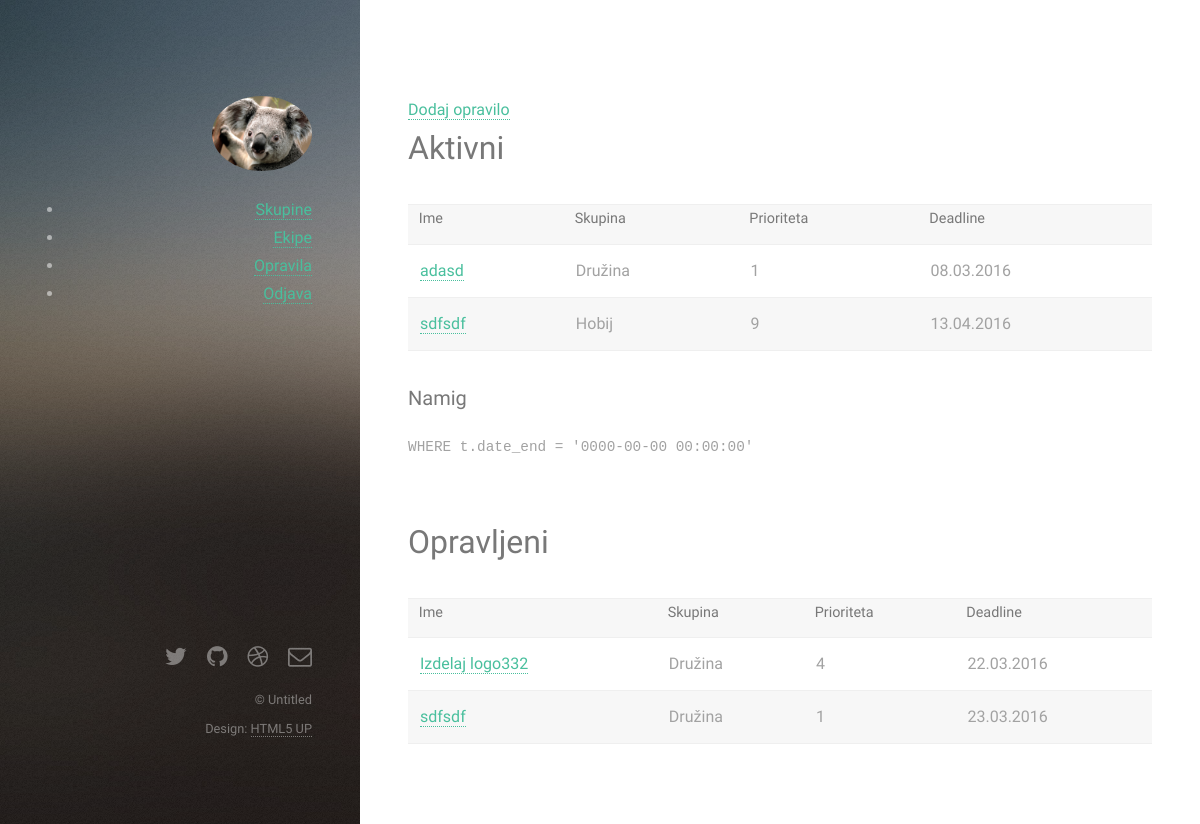
The app's page /tasks_old.php (signed in) with its own data.
### tables this page shows
CREATE TABLE `tasks` (
  `id` int(11) NOT NULL,
  `team_id` int(11) DEFAULT NULL,
  `user_id` int(11) NOT NULL,
  `group_id` int(11) NOT NULL,
  `title` varchar(50) NOT NULL,
  `description` text,
  `date_add` timestamp NOT NULL DEFAULT CURRENT_TIMESTAMP,
  `date_end` timestamp NOT NULL DEFAULT '0000-00-00 00:00:00',
  `deadline` timestamp NOT NULL DEFAULT '0000-00-00 00:00:00',
  `priority` int(11) NOT NULL DEFAULT '10'
);

CREATE TABLE `groups` (
  `id` int(11) NOT NULL,
  `title` varchar(50) NOT NULL,
  `description` text
);

### tasks_old.php (the view)
<?php
    include_once './header.php';
    include_once './database.php';
    $user_id = $_SESSION['user_id'];
    $query = "SELECT t.*, g.title AS gtitle "
            . "FROM tasks t INNER JOIN groups g "
            . "ON g.id = t.group_id "
            . "WHERE t.date_end = '0000-00-00 00:00:00' "
            . "AND t.user_id = $user_id "
            . "ORDER BY t.deadline ASC";
    $result = mysqli_query($link, $query);
    echo '<a href="task_add.php">Dodaj opravilo</a>';
    echo '<br />';
    echo '<h1>Aktivni</h1>';
    echo '<table border="1" cellspacing="0" cellpadding="0">';
    echo '<tr>'
            . '<th>Ime</th>'
            . '<th>Skupina</th>'
            . '<th>Prioriteta</th>'
            . '<th>Deadline</th>'
       . '</tr>';
    while ($row = mysqli_fetch_array($result)) {
        echo '<tr>';
        echo '<td><a href="task.php?task_id='.$row['id'].'">'.$row['title'].'</a></td>';
        echo '<td>'.$row['gtitle'].'</td>';
        echo '<td>'.$row['priority'].'</td>';
        echo '<td>'.date('d.m.Y',strtotime($row['deadline'])).'</td>';
        echo '</tr>';
    }
    echo '</table>';
    $query = "SELECT t.*, g.title AS gtitle "
            . "FROM tasks t INNER JOIN groups g "
            . "ON g.id = t.group_id "
            . "WHERE t.date_end != '0000-00-00 00:00:00' "
            . "AND t.user_id = $user_id "
            . "ORDER BY t.deadline ASC";
    $result = mysqli_query($link, $query);
    echo '<h3>Namig</h3>';
    echo '<pre>WHERE t.date_end = \'0000-00-00 00:00:00\'</pre>';
    echo '<br />';
    echo '<h1>Opravljeni</h1>';
    echo '<table border="1" cellspacing="0" cellpadding="0">';
    echo '<tr>'
            . '<th>Ime</th>'
            . '<th>Skupina</th>'
            . '<th>Prioriteta</th>'
            . '<th>Deadline</th>'
       . '</tr>';
    while ($row = mysqli_fetch_array($result)) {
        echo '<tr>';
        echo '<td><a href="task.php?task_id='.$row['id'].'">'.$row['title'].'</a></td>';
        echo '<td>'.$row['gtitle'].'</td>';
        echo '<td>'.$row['priority'].'</td>';
        echo '<td>'.date('d.m.Y',strtotime($row['deadline'])).'</td>';
        echo '</tr>';
    }
    echo '</table>';
?>
<?php
    include_once './footer.php';
?>

### assets/css/main.css (style rules this page uses)
html, body, div, span, applet, object, iframe, h1, h2, h3, h4, h5, h6, p, blockquote, pre, a, abbr, acronym, address, big, cite, code, del, dfn, em, img, ins, kbd, q, s, samp, small, strike, strong, sub, sup, tt, var, b, u, i, center, dl, dt, dd, ol, ul, li, fieldset, form, label, legend, table, caption, tbody, tfoot, thead, tr, th, td, article, aside, canvas, details, embed, figure, figcaption, footer, header, hgroup, menu, nav, output, ruby, section, summary, time, mark, audio, video { margin: 0; padding: 0; border: 0; font-size: 100%; font: inherit; vertical-align: baseline; }
body { line-height: 1; }
table { border-collapse: collapse; border-spacing: 0; }
body { -webkit-text-size-adjust: none; }
*, *:before, *:after { -moz-box-sizing: border-box; -webkit-box-sizing: border-box; box-sizing: border-box; }
body { background: #fff; }
body, input, select, textarea { color: #a2a2a2; font-family: "Source Sans Pro", Helvetica, sans-serif; font-size: 16pt; font-weight: 400; line-height: 1.75em; }
a { -moz-transition: color 0.2s ease-in-out, border-color 0.2s ease-in-out; -webkit-transition: color 0.2s ease-in-out, border-color 0.2s ease-in-out; -ms-transition: color 0.2s ease-in-out, border-color 0.2s ease-in-out; transition: color 0.2s ease-in-out, border-color 0.2s ease-in-out; border-bottom: dotted 1px; color: #49bf9d; text-decoration: none; }
h1, h2, h3, h4, h5, h6 { color: #787878; font-weight: 400; line-height: 1em; margin: 0 0 1em 0; }
h1 { font-size: 2em; line-height: 1.5em; }
h3 { font-size: 1.25em; line-height: 1.5em; }
pre { -webkit-overflow-scrolling: touch; font-family: "Courier New", monospace; font-size: 0.9em; margin: 0 0 2em 0; }
table { margin: 0 0 2em 0; width: 100%; }
table tbody tr { border: solid 1px #efefef; border-left: 0; border-right: 0; }
table tbody tr:nth-child(2n + 1) { background-color: #f7f7f7; }
table td { padding: 0.75em 0.75em; }
table th { color: #787878; font-size: 0.9em; font-weight: 400; padding: 0 0.75em 0.75em 0.75em; text-align: left; }
@media screen and (max-width: 1800px) { body, input, select, textarea { font-size: 12pt; } }

### records on screen
tasks: title "adasd", group.title "Družina", priority "1", deadline "08.03.2016"
tasks: title "sdfsdf", group.title "Hobij", priority "9", deadline "13.04.2016"
tasks: title "Izdelaj logo332", group.title "Družina", priority "4", deadline "22.03.2016"
tasks: title "sdfsdf", group.title "Družina", priority "1", deadline "23.03.2016"
